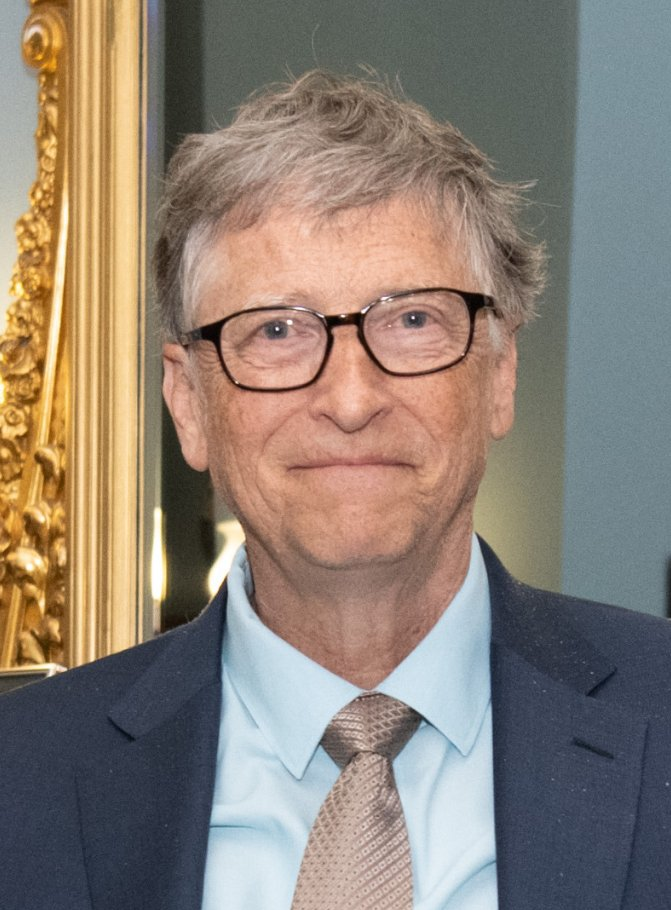
#> input picture Images/Bill-Gates.jpg, 671 x 910 px
$ python -i matching.py   (imports and definitions only)   (older library calls are emulated)
#> lines starting #> are read from the running program, lines starting #| are printed output that depends on the picture; after the words box and inside, x2 and y2 are one past the last pixel; in counts of white or black regions, pixels touching at a corner belong together
#> further down, picture is the input picture: shape (910, 671, 3); mean B, G, R 116.9, 128.1, 140.3
import numpy as np
import cv2
import time


def harris_detector(image_orignal):
    # convert to grayscale
    image = image_orignal.copy()
    if image.ndim == 3:
        gray = cv2.cvtColor(image, cv2.COLOR_BGR2GRAY)
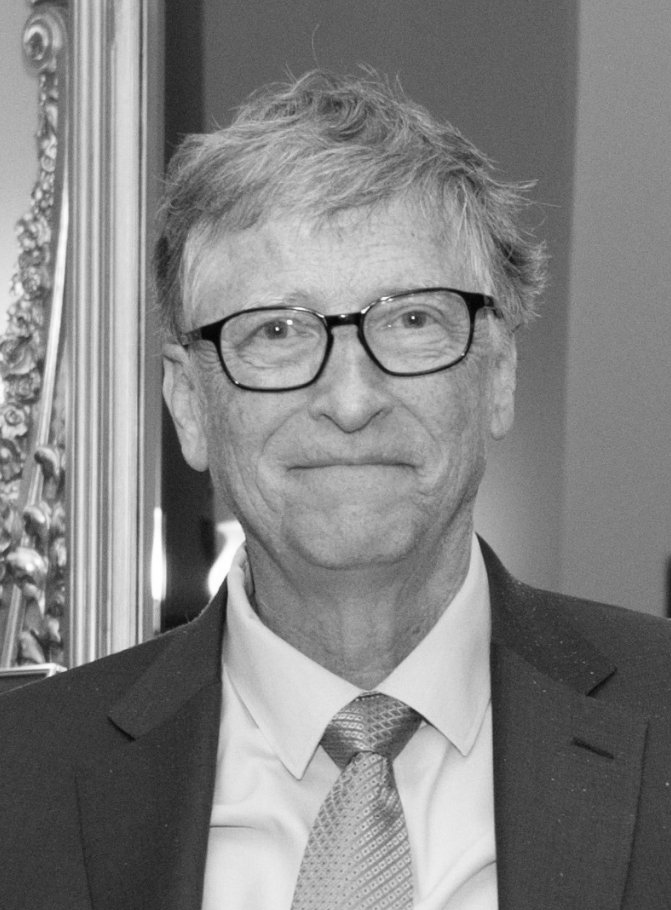
#> gray: shape (910, 671); min 1, max 255, mean 130.5
    else:
        gray = image
    gray = np.float32(gray)  #we must convert it to float for better results

    # start the time
    start_time = time.time()

    ##################### *Harris Corner Detection and lambda_min* ######
    # R= det(H) - k*(Trace(H))^2

    # calc gradients using soble edge detection
    Ix = cv2.Sobel(gray, cv2.CV_64F, 1, 0, ksize=3)
    Iy = cv2.Sobel(gray, cv2.CV_64F, 0, 1, ksize=3)
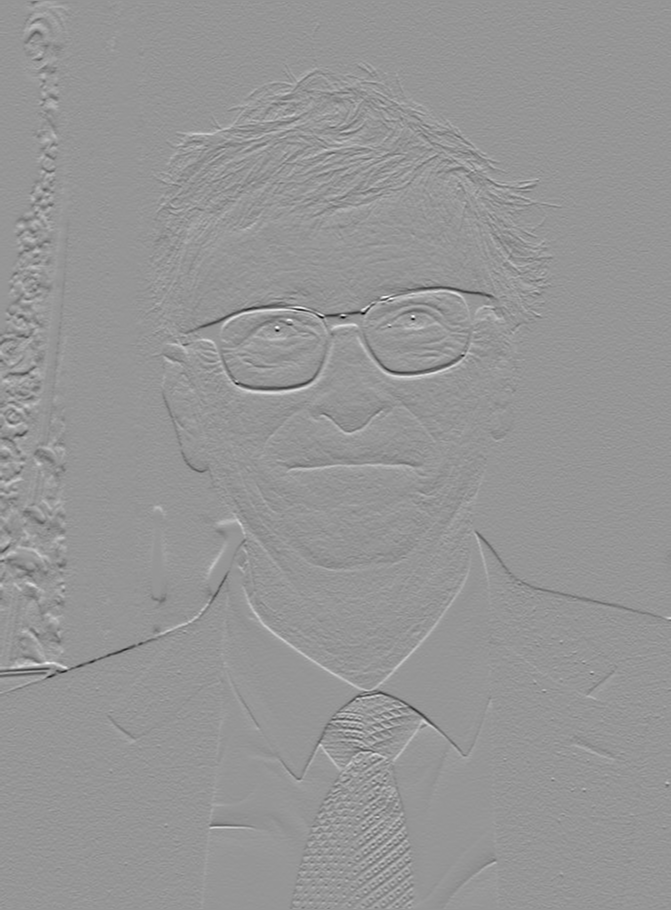
#> Iy: shape (910, 671) float64; min -765, max 536, mean 0.1; drawn with min black and max white

    # calc the matrices
    Ixx = Ix ** 2
    Iyy = Iy ** 2
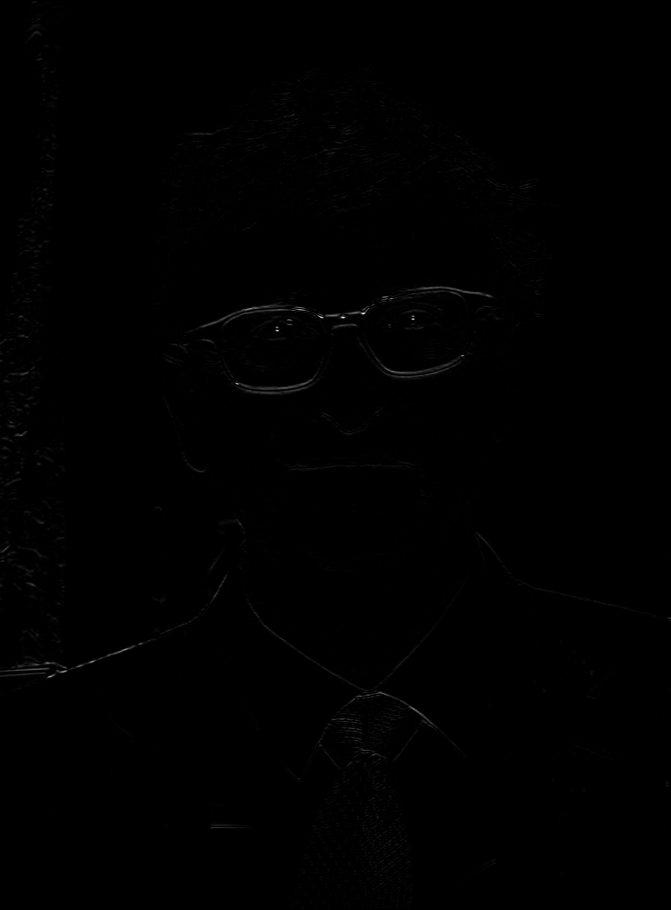
#> Iyy: shape (910, 671) float64; min 0, max 585225, mean 1708.4; drawn with min black and max white
    Ixy = Ix * Iy
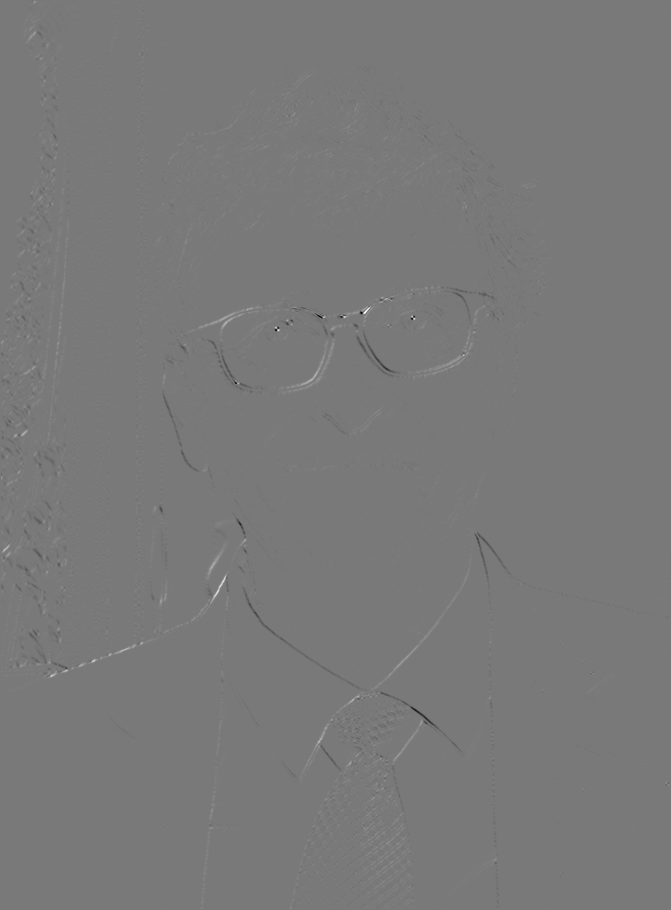
#> Ixy: shape (910, 671) float64; min -196515, max 215325, mean 70.5; drawn with min black and max white

    # blurring with gaussian
    blockSize = 5
    Sigma = 1
    Sxx = cv2.GaussianBlur(Ixx, (blockSize, blockSize), sigmaX=Sigma)
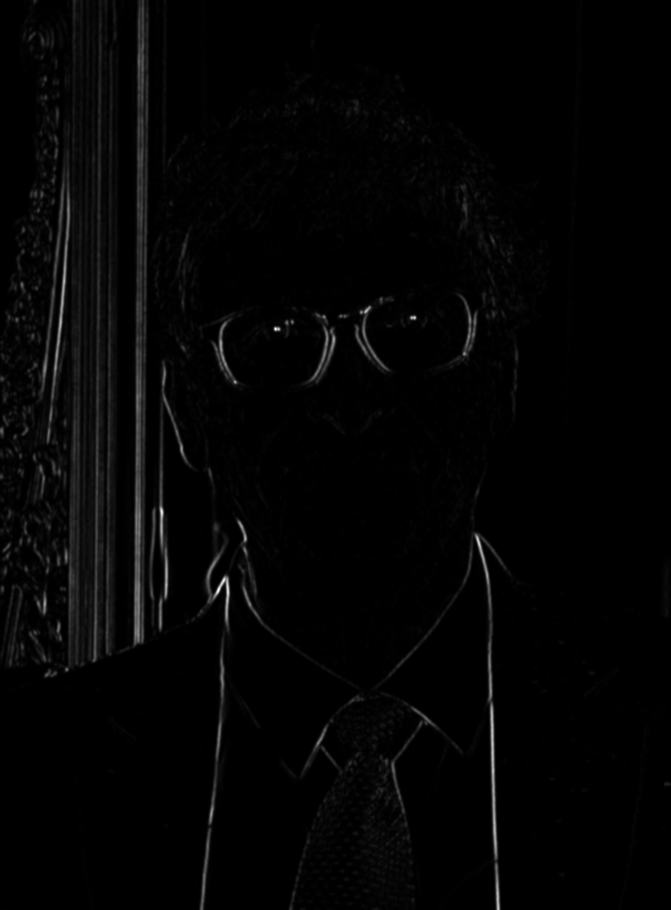
#> Sxx: shape (910, 671) float64; min 0.216, max 193030, mean 3488.8; drawn with min black and max white
    Syy = cv2.GaussianBlur(Iyy, (blockSize, blockSize), sigmaX=Sigma)
    Sxy = cv2.GaussianBlur(Ixy, (blockSize, blockSize), sigmaX=Sigma)

    # harris equation: R= det(H) - k*(Trace(H))^2
    k = 0.04
    detH = Sxx * Syy - Sxy ** 2
    traceH = Sxx + Syy
    corners = detH - k * (traceH ** 2)

    # calc lambda minus: using equation that is big
    term = np.sqrt(((Sxx - Syy) ** 2) / 4 + Sxy ** 2)
    lambda1 = (traceH / 2) + term
    lambda2 = (traceH / 2) - term
    lambda_min = np.minimum(lambda1, lambda2)

    # calc the time and print it
    elapsed_time = time.time() - start_time
    print(f"Computation Time: {elapsed_time:.4f} seconds")

    # for better visualization
    corners = cv2.dilate(corners, None)
    lambda_min = cv2.dilate(lambda_min, None)

    # threshold and highlight the corners with red dots and lambda_min with green dots
    # image[corners > 0.01 * corners.max()] = [0, 0, 255]
    # image[lambda_min > 0.1 * lambda_min.max()] = [0, 255, 0]
    harris_image = image.copy()
    lambda_min_image = image.copy()

    harris_image[corners > 0.01 * corners.max()] = [0, 0, 255]
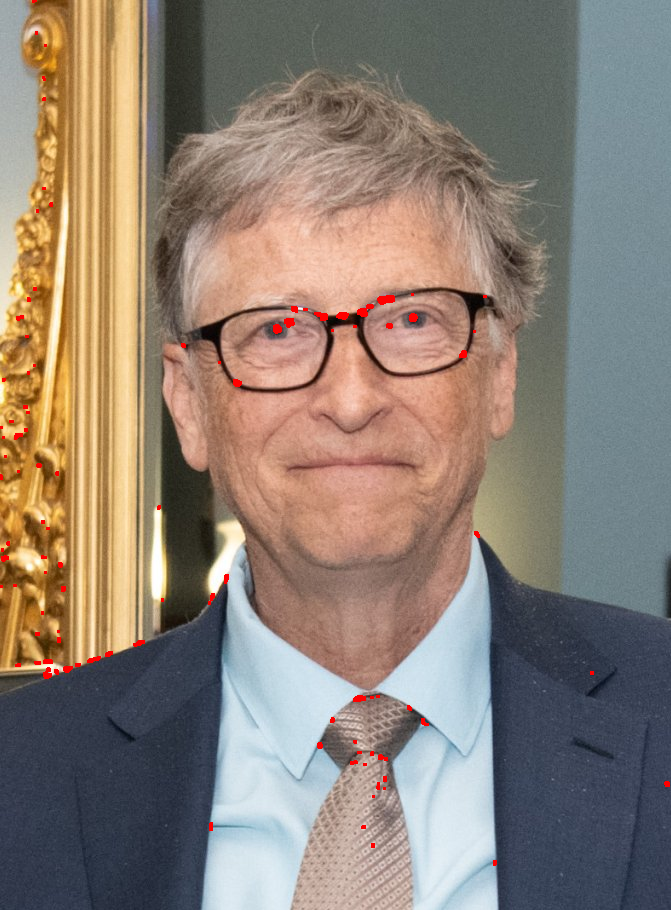
#> harris_image: shape (910, 671, 3); 0.46% of pixels changed, all inside (x1, y1, x2, y2) = (0, 0, 670, 866)
    lambda_min_image[lambda_min > 0.1 * lambda_min.max()] = [255, 0, 0]
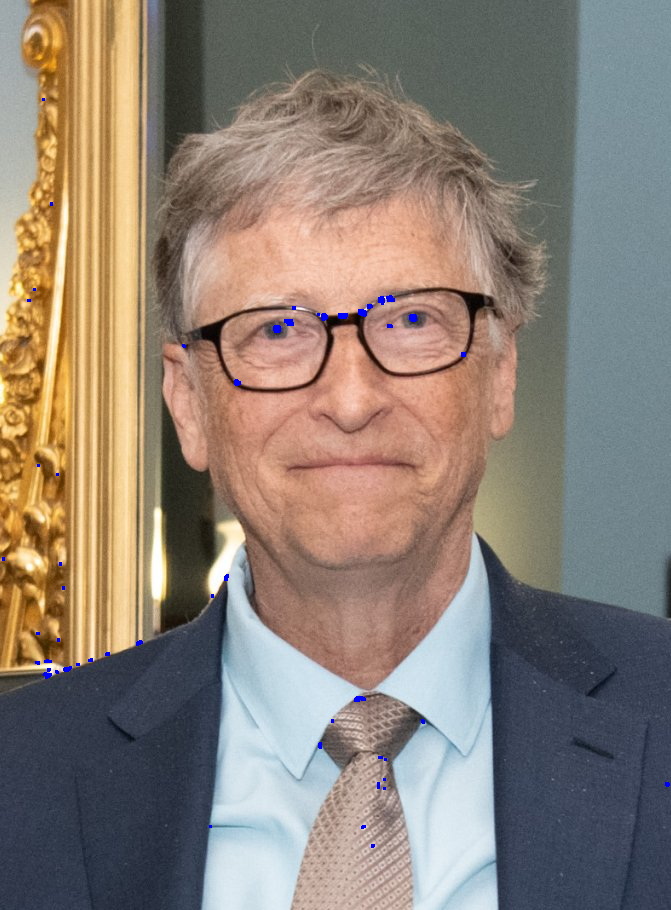
#> lambda_min_image: shape (910, 671, 3); 0.2% of pixels changed, all inside (x1, y1, x2, y2) = (2, 98, 670, 848)


    return harris_image, lambda_min_image


# [78 lines left out: functions matching_ratio_test, match_ncc, match_ssd, not called in this run]

>>> import cv2
>>> picture = cv2.imread('Images/Bill-Gates.jpg')
>>> result = harris_detector(picture)
